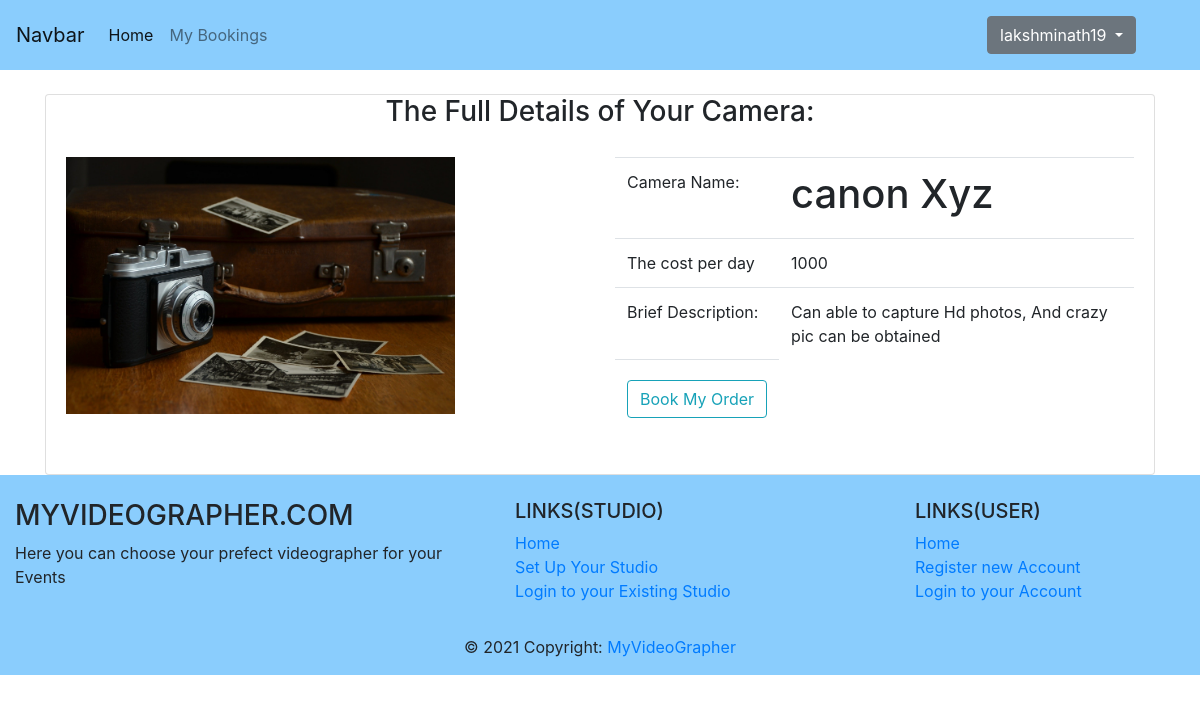
Screenshot of /camView/1/ (signed in) with the database file from the repository.
### init/models.py (models this page shows)
class User(AbstractUser):
    t = [(1,'VGrapher'),(2,'User')]
    role = models.IntegerField(choices=t,default=1)
    studio_name = models.CharField(max_length=300, default='')
    vaddress = models.TextField(default='')
    experience = models.IntegerField(default=0)
    Description = models.TextField(default='')
    profileImag = models.ImageField(upload_to = 'ProfilePics/',default = 'ProfilePics/07.jpg')
    hadFilled = models.BooleanField(default=False)

class CamModels(models.Model):
    vgId = models.ForeignKey(User,on_delete=models.CASCADE)
    camName = models.CharField(max_length=100)
    prizePerHour = models.CharField(max_length=50)
    description = models.TextField(default='')
    camPic = models.ImageField(upload_to='CamaraPics/',default = 'CamaraPics/04.jpg')
    bookedDates = models.CharField(max_length=500,default="")

### init/views.py (the view)
# urls.py: path('camView/<int:id>/',views.camview, name = 'camView'),
@login_required
def camview(request,id):
    cam = CamModels.objects.get(id = id)
    return render(request,'init/camview.html',{'data':cam})

### init/templates/init/camview.html (shortened to what this page needs)
{% extends 'init/base.html' %}
{% block content %}
<div class="container mt-4">
<div class="card">
    <div class="card-head text-center">
        <h3>The Full Details of Your Camera:</h3>
    </div>
        <div class="card-body row">
            <div class="col">
                <img src="{{ data.camPic.url }}" class="d-block w-75">
            </div>
            <div class="col">
                <table class="table">
                    <tbody>
                        <tr>
                          <td>Camera Name:</td>
                          <td><h1>{{ data.camName }}</h1></td>
                        </tr>
                        <tr>
                          <td>The cost per day</td>
                          <td>{{ data.prizePerHour }}</td>
                        </tr>
                        <tr>
                          <td>Brief Description: </td>
                          <td>{{ data.description }}</td>
                        </tr>
                        <tr>
                            {% if user.role == 1 %}
                            <td><a href="{% url 'editCamdetails' data.id %}" class="btn btn-outline-info my-2 form-control"> Edit </a></td>
                            <td><a href="{% url 'deleteCam' data.id %}" class="btn btn-outline-danger my-2 form-control">Delete</a></td>
                            {% else %}
                            <td><a href="{% url 'orderform' data.id %}" class="btn btn-outline-info my-2 form-control"> Book My Order </a></td>
                            {% endif %}
                        </tr>
                      </tbody>
                </table>
            </div>
        </div>
</div>
</div>
{% endblock %}

### init/templates/init/navbar.html (shortened to what this page needs)
{% if not user.is_authenticated %}
<nav class="navbar navbar-expand-lg navbar-light" style="background-color: #8acdfd;">
    <a class="navbar-brand" href="{% url 'home' %}">MyVideoGrapher</a>
    <button class="navbar-toggler" type="button" data-toggle="collapse" data-target="#navbarSupportedContent" aria-controls="navbarSupportedContent" aria-expanded="false" aria-label="Toggle navigation">
      <span class="navbar-toggler-icon"></span>
    </button>
    <div class="collapse navbar-collapse" id="navbarSupportedContent">
      <ul class="navbar-nav mr-auto">
        <li class="nav-item active">
          <a class="nav-link" href="{% url 'home' %}">Home <span class="sr-only">(current)</span></a>
        </li>
        <li class="nav-item dropdown">
          <a class="nav-link dropdown-toggle" href="#" id="navbarDropdown" role="button" data-toggle="dropdown" aria-haspopup="true" aria-expanded="false">
            Studio
          </a>
          <div class="dropdown-menu" aria-labelledby="navbarDropdown">
            <a class="dropdown-item" href="{% url 'setupStudio' %}">Setup Your Own Studio</a>
            <a class="dropdown-item" href="{% url 'login' %}">Login to your Studio</a>
          </div>
        </li>
      </ul>
      <div class="form-inline my-2 my-lg-0">
        <a class="nav-link nav-item active btn btn-outline-success mr-sm-2" href="{% url 'userRegister' %}">Register</a>
        <a class="nav-link nav-item active btn btn-outline-success my-2 my-sm-0" href="{% url 'login' %}">Login </a>
      </div>
    </div>
  </nav>
{% else %}
<nav class="navbar navbar-expand-lg navbar-light" style="background-color: #8acdfd;">
  <a class="navbar-brand" href="#">Navbar</a>
  <div class="collapse navbar-collapse" id="navbarSupportedContent">
    <ul class="navbar-nav mr-auto">
      <li class="nav-item active">
        <a class="nav-link" href="{% url 'home' %}">Home <span class="sr-only">(current)</span></a>
      </li>
      {% if user.role == 2 %}
      <li class="nav-item">
        <a class="nav-link" href="{% url 'mybookings' %}">My Bookings</a>
      </li>
      {% endif %}
    </ul>
    <form class="form-inline my-2 my-lg mr-sm-5">
      <div class="btn-group">
        <button type="button" class="btn btn-secondary dropdown-toggle" data-toggle="dropdown" aria-haspopup="true" aria-expanded="false">
          {{request.user.username}}
        </button>
      </div>
      </div>
</nav>
{% endif %}

### rows the page displays
User: user.username "lakshminath19"
CamModels: camPic (picture), camName "canon Xyz", prizePerHour "1000", description "Can able to capture Hd photos, And crazy pic can be obtained"
